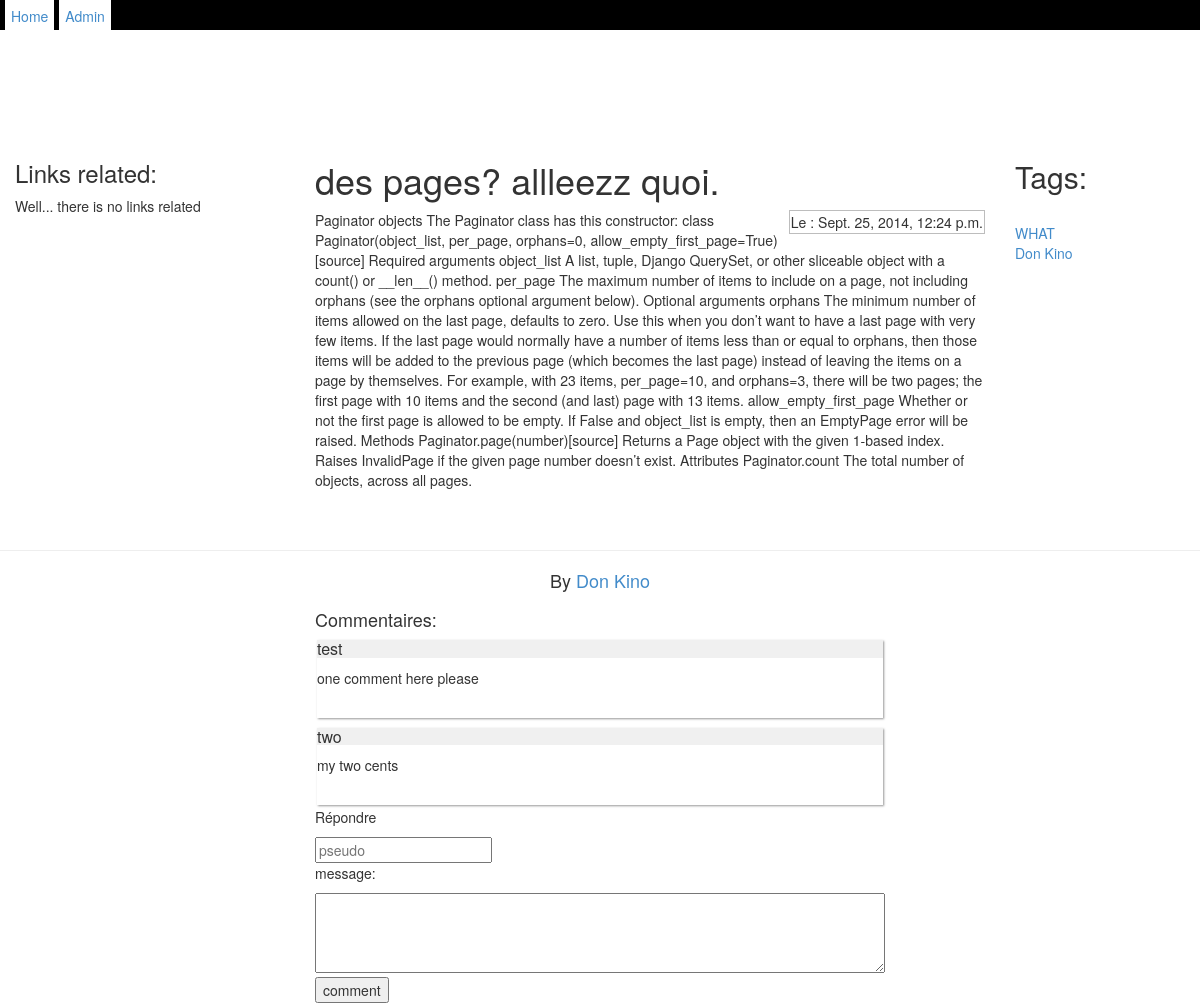
Screenshot of /blog/12/ with the database file from the repository.
### blog/models.py (models this page shows, shortened)
class Article(models.Model):
    draft = models.BooleanField(default="true")
    text = models.TextField()
    short = models.CharField(max_length = 200)
    pub_date = models.DateTimeField('date de publication')
    author = models.ForeignKey(Author_blog)
    main_name = models.CharField(max_length=150)
    tags = models.ManyToManyField(Tag)

class Tag(models.Model):
    name= models.CharField(max_length = 50)

class Author_blog(models.Model):
    main_name = models.CharField(max_length=200)
    mail = models.EmailField()
    count_article = models.IntegerField(default = 0)
    img = models.ImageField(upload_to = '/img/authors')
    text = models.TextField()

class Comment(models.Model):
    author = models.CharField(max_length = 80)
    text = models.CharField(max_length = 250)
    date = models.DateTimeField('date du commentaire')
    article = models.ForeignKey(Article)

### blog/views.py (the view)
# urls.py: url(r'^(?P<article_id>\d+)/$', views.detail, name='detail'),
def detail(request, article_id):
	article = Article.objects.get(id = article_id)
	message = ""
	comments = Comment.objects.filter(article = article_id)
	links = Link.objects.filter(article = article_id)
	if hasattr(request, 'message'):
		message = request.message
	context = {'article' : article, 'comments': comments, 'links': links, 'message' : message}
	return render(request, 'blog/detail.html', context)

### blog/templates/blog/detail.html (shortened to what this page needs)
{% extends "base.html" %}
{% block content %}
{% load staticfiles %}
<div id="links" class="col-md-3">
	<h3>Link{{ links|pluralize }} related:</h3>
	{% if links %}
		{% for link in links %}
			<a href="{{link.url}}">{{link.title}}</a>
		{% endfor %}
	{% else %}
		<p>Well... there is no links related</p>
	{% endif %}
</div>
<div id="full-article" class="col-md-7">
	<h1>{{article.main_name}}</h1>
	<span class='date'> Le : {{article.pub_date}}</span>
	<div clas="txt-article">
		{{article.text}}
	</div>
</div>
<div id="tags" class="col-md-2">
{% if article.tags.count > 0 %}
	<h2>Tags: </h2>
	{% for tag in article.tags.all %}
		<br>
			<a href="{% url 'blog:tag' tag.id %}">{{tag.name}}</a>
	{% endfor %}
{% endif %}
</div>
<hr style="clear: both">
<h4 style="text-align:center;">By <a href="{% url 'blog:author' article.author.id %}">{{ article.author.main_name }}</a></h4>
{% include "blog/comments.html" with id_comment=article.id %}
{% endblock content %}

### blog/templates/blog/comments.html (shortened to what this page needs)
<div class="col-md-3"></div>
<div class="col-md-6 comment-block">
	<h4>Commentaires:</h4>
	{% if comments %}
		{% for comm in comments %}
			<div class="comment">
				<h5>{{comm.author}}</h5>
				<p>{{comm.text}}</p>
				<br>
			</div>
		{% endfor %}
	{% else %}
		<p>Pas de commentaires pour le moment.</p>
	{% endif %}
	<div id="com-answer">
	<p>Répondre</p>
	<form action="{% url 'blog:comment' id_comment %}" method="post">
		<input type="text" name="author" placeholder="pseudo">
		<p>message:</p>
		<textarea name="text"></textarea>
	<input type="submit" value="comment" />
	</form>
	</div>
</div>

### blog/static/style.css (style rules this page uses)
ul, li, span { margin: 0; padding: 0; }
body { margin-top: 35px; }
.date { border: 1px solid rgba(128, 128, 128, 0.52); padding: 1px; float: right; }
#full-article { margin-bottom: 60px; }
.comment { margin:2px; box-shadow: 1px 1px 2px 0px rgba(128, 128, 128, 0.82); }
.comment h5 { font-size: 16px; background: rgba(128, 128, 128, 0.12); }
#com-answer textarea { width: 100%; min-height: 80px; }

### rows the page displays
Article: main_name "des pages? allleezz quoi.", pub_date "Sept. 25, 2014, 12:24 p.m.", text "Paginator objects The Paginator class has this constructor: class Paginator(object_list, per_page, orphans=0, allow_empty_first_page=True)[source] Required arguments object_list A list, tuple, Django QuerySet, or other sliceable object with a count() or __len__() method. per_page The maximum number of items to include on a page, not including orphans (see the orphans optional argument below). Optional arguments orphans The minimum number of items allowed on the last page, defaults to zero. Use this when you don’t want to have a last page with very few items. If the last page would normally have a number of items less than or equal to orphans, then those items will be added to the previous…", author.main_name "Don Kino"
Tag: name "WHAT"
Tag: name "Don Kino"
Comment: author "test", text "one comment here please"
Comment: author "two", text "my two cents"
